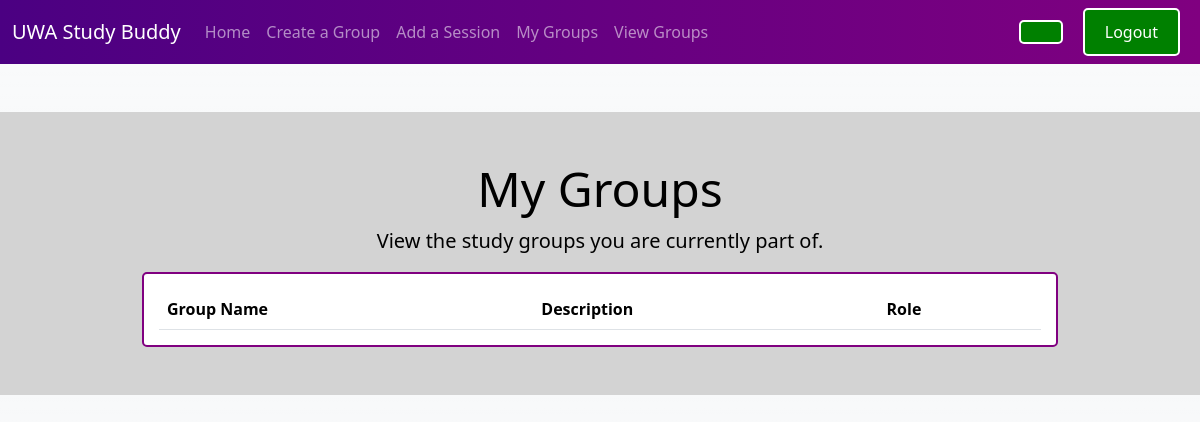
The page /my-groups (signed in) on the database as committed earlier.
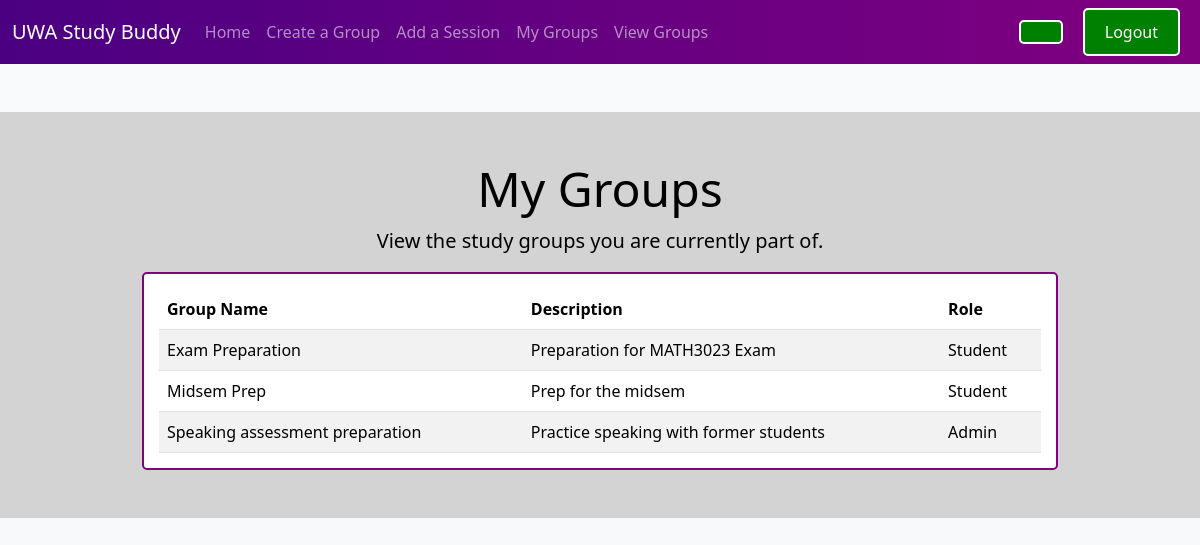
The same page on the database as committed later.
### models.py (models this page shows)
class Groups(db.Model):
    __tablename__ = 'Groups'
    GroupID: so.Mapped[int] = so.mapped_column(primary_key=True)
    UnitID: so.Mapped[int] = so.mapped_column(sa.ForeignKey('Unit.UnitID'), nullable=False)
    GroupTypeID: so.Mapped[int] = so.mapped_column(sa.ForeignKey('GroupType.GroupTypeID'), nullable=False)
    Description: so.Mapped[str] = so.mapped_column(sa.String(200), nullable=False)
    CreationDate: so.Mapped[datetime] = so.mapped_column(nullable=False)
    GroupName: so.Mapped[str] = so.mapped_column(nullable=False)
    MaxMembers: so.Mapped[int] = so.mapped_column(nullable=True)

class Role(db.Model):
    __tablename__ = 'Role'
    RoleID: so.Mapped[int] = so.mapped_column(primary_key=True)
    Type: so.Mapped[str] = so.mapped_column(sa.String(20), nullable=False)

### routes/myGroups.py (the view)
@my_groups_blueprint.route('/my-groups')
@login_required #ensuring user is logged in before they access this page
def my_groups():
    student_id = current_user.StudentID #removed placeholder. This now contains student id of the logged in user
    query = sa.select(StudentGroups.StudentID, StudentGroups.GroupID,Groups.GroupName, Groups.Description, Role.Type).join(Groups, StudentGroups.GroupID == Groups.GroupID).join(Role, StudentGroups.RoleID == Role.RoleID).where(StudentGroups.StudentID == student_id)
    studentGroups = db.session.execute(query).mappings().all()
    print(f"Found {len(studentGroups)} groups")
    for sg in studentGroups:
        print(dict(sg))
    return render_template('myGroups.html', studentGroups=studentGroups)

### app.py (called while the page is built)
@login_manager.user_loader
def load_user(user_id):
    return User.query.get(int(user_id))

### templates/myGroups.html (shortened to what this page needs)
<!doctype html>
<html lang="en">
<head>
    <link href="https://cdn.jsdelivr.net/npm/bootstrap@5.3.8/dist/css/bootstrap.min.css" rel="stylesheet">
    <link rel="stylesheet" href="{{ url_for('static', filename='css/style.css') }}">
</head>
<body class="bg-light bg-gradient">
    {% include 'navbar.html' %}
    <div class="container-fluid p-5 my-5 bg-container container-text">
        <div class="row">
            <div class="col text-center">
                <h1 class="display-5">My Groups</h1>
                <p class="lead">View the study groups you are currently part of.</p>
            </div>
        </div>
        <div class="row justify-content-center">
            <div class="col-lg-10">
                <div class="card-style card-padding">
                    <div class="table-responsive">
                        <table class="table table-striped table-hover mb-0">
                            <thead>
                                <tr>
                                    <th>Group Name</th>
                                    <th>Description</th>
                                    <th>Role</th>
                                </tr>
                            </thead>
                            <tbody>
                                {% for sg in studentGroups %}
                                <tr>
                                    <td>{{ sg['GroupName'] }}</td>
                                    <td>{{ sg['Description'] }}</td>
                                    <td>{{ sg['Type'] }}</td>
                                </tr>
                                {% endfor %}
                            </tbody>
                        </table>
                    </div>
                </div>
            </div>
        </div>
    </div>
</body>
</html>

Rows that differ between the two databases and show on the page:
added Groups: GroupName "Exam Preparation", Description "Preparation for MATH3023 Exam"
now on this page (row unchanged): Role: Type "Student" "Student"
added Groups: GroupName "Midsem Prep", Description "Prep for the midsem"
added Groups: GroupName "Speaking assessment preparation", Description "Practice speaking with former students"
now on this page (row unchanged): Role: Type "Admin"
